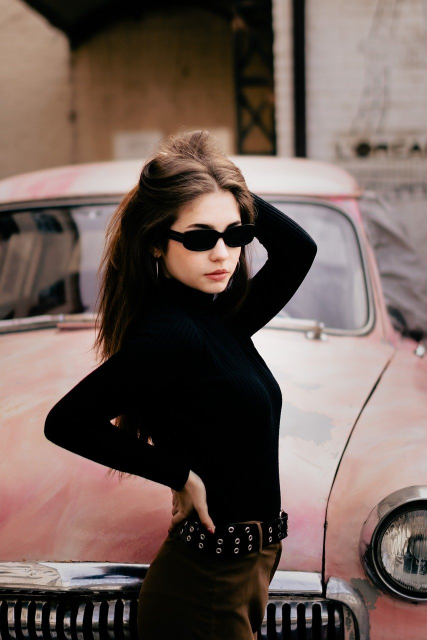
#> input picture images/woman.jpg, 853 x 1280 px (shown at 1/2 size)
$ python 04_RGB_color_channels.py
#> lines starting #> are read from the running program, lines starting #| are printed output that depends on the picture
import cv2 as cv
import numpy as np
import matplotlib.pyplot as plt
import os

def pureColors():
    # Create a 100x100 array filled with zeros (black pixel values)
    zeros = np.zeros((100, 100))

    # Create a 100x100 array filled with ones (will later become white when multiplied by 255)
    ones = np.ones((100, 100))

    # Create a solid blue image: (Blue channel = 255, Green = 0, Red = 0)
    bImg = cv.merge((zeros, zeros, 255 * ones))

    # Create a solid green image: (Blue = 0, Green = 255, Red = 0)
    gImg = cv.merge((zeros, 255 * ones, zeros))

    # Create a solid red image: (Blue = 0, Green = 0, Red = 255)
    rImg = cv.merge((255 * ones, zeros, zeros))

    # Create a black image: (Blue = 0, Green = 0, Red = 0)
    blackImg = cv.merge((zeros, zeros, zeros))

    # Create a white image: (Blue = 255, Green = 255, Red = 255)
    whiteImg = cv.merge((255 * ones, 255 * ones, 255 * ones))

    # Start plotting the images in a single figure
    plt.figure()

    # Show the blue image
    plt.subplot(231)  # Position: row 2, col 3, index 1
    plt.imshow(bImg.astype(np.uint8))  # Convert to integer values for display
    plt.title("Blue")

    # Show the green image
    plt.subplot(232)
    plt.imshow(gImg.astype(np.uint8))
    plt.title("Green")

    # Show the red image
    plt.subplot(233)
    plt.imshow(rImg.astype(np.uint8))
    plt.title("Red")

    # Show the black image
    plt.subplot(234)
    plt.imshow(blackImg.astype(np.uint8))
    plt.title("Black")

    # Show the white image
    plt.subplot(235)
    plt.imshow(whiteImg.astype(np.uint8))
    plt.title("White")

    # Display all the images together
    plt.show()
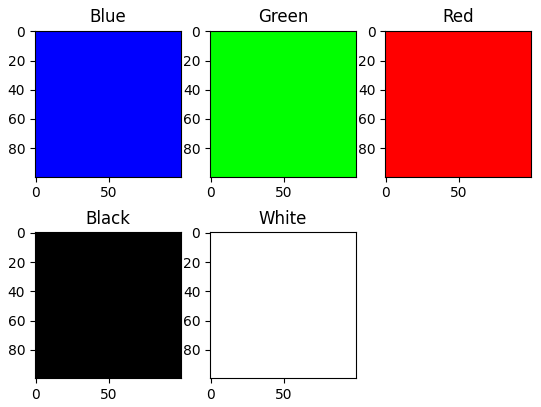
#> figure drawn by matplotlib, 5 panels


def bgrChannelGrayScale():
    # Get the current working directory (folder where this script is running)
    root = os.getcwd()

    # Create the full path to the image file (images/woman.jpg inside the current folder)
    imgPath = os.path.join(root, 'images/woman.jpg')

    # Read the image using OpenCV (this loads it in BGR color format by default)
    img = cv.imread(imgPath)
#> img is the input picture: shape (1280, 853, 3); mean B, G, R 86.4, 92.6, 109.5

    # Split the image into its three color channels: Blue, Green, and Red
    # Each channel is a grayscale image showing the intensity of that color
    b, g, r = cv.split(img)

    # If we wanted to create a zero-filled channel (completely black),
    # we could use this (currently commented out):
    # zeros = np.zeros_like(b)

    # Start a new figure for displaying the results
    plt.figure()

    # Show the Blue channel in grayscale
    plt.subplot(131)               # 1 row, 3 columns, first image
    plt.imshow(b, cmap='gray')     # Show as black & white image
    plt.title("Blue Channel")

    # Show the Green channel in grayscale
    plt.subplot(132)               # Second image in the row
    plt.imshow(g, cmap='gray')
    plt.title("Green Channel")

    # Show the Red channel in grayscale
    plt.subplot(133)               # Third image in the row
    plt.imshow(r, cmap='gray')
    plt.title("Red Channel")

    # Display all the subplots
    plt.show()


def bgrChannelColor():
    # Get the current working directory (where this script is running)
    root = os.getcwd()

    # Create the full file path to the image "images/sky.jpg"
    imgPath = os.path.join(root, 'images/sky.jpg')

    # Read the image using OpenCV (loads it in BGR format: Blue, Green, Red)
    img = cv.imread(imgPath)
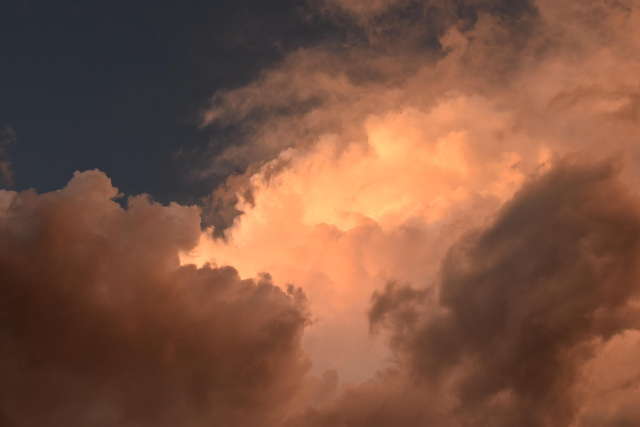
#> input picture images/sky.jpg, 1280 x 853 px (shown at 1/2 size)
#> img is the input picture: shape (853, 1280, 3); mean B, G, R 64.4, 83.8, 125

    # Split the image into its three color channels
    # b = Blue channel, g = Green channel, r = Red channel
    b, g, r = cv.split(img)
#> b: shape (853, 1280)
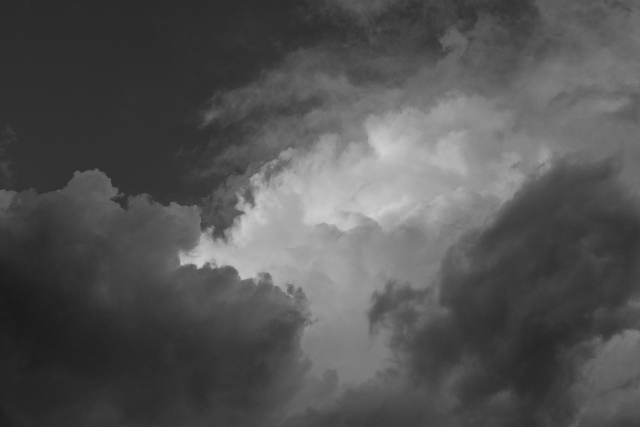
#> g: shape (853, 1280) (shown at 1/2 size); min 25, max 209, mean 83.8
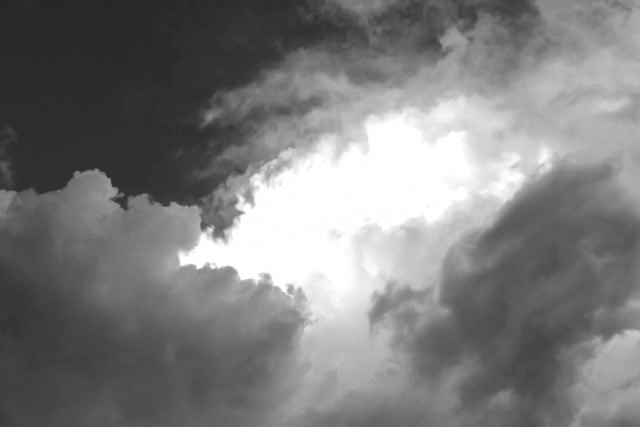
#> r: shape (853, 1280) (shown at 1/2 size); min 36, max 255, mean 125

    # Create a zero-filled array (completely black) with the same size as one channel
    zeros = np.zeros_like(b)

    # Create an image showing only the Blue channel in color
    # Blue stays as it is, Green and Red channels are set to 0 (black)
    bImg = cv.merge((b, zeros, zeros))
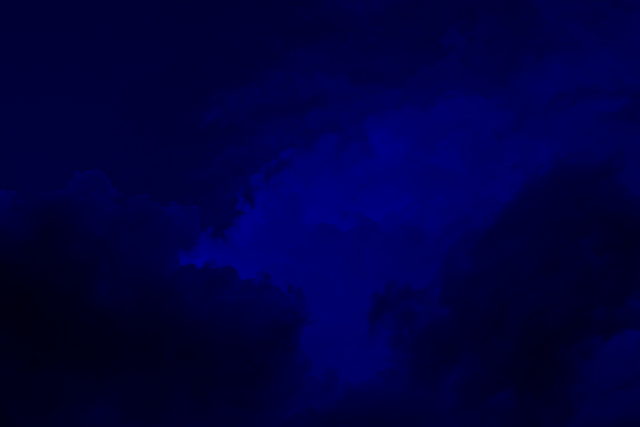
#> bImg: shape (853, 1280, 3) (shown at 1/2 size); mean of channels 0, 1, 2 64.4, 0, 0; drawn as B, G, R

    # Create an image showing only the Green channel in color
    gImg = cv.merge((zeros, g, zeros))
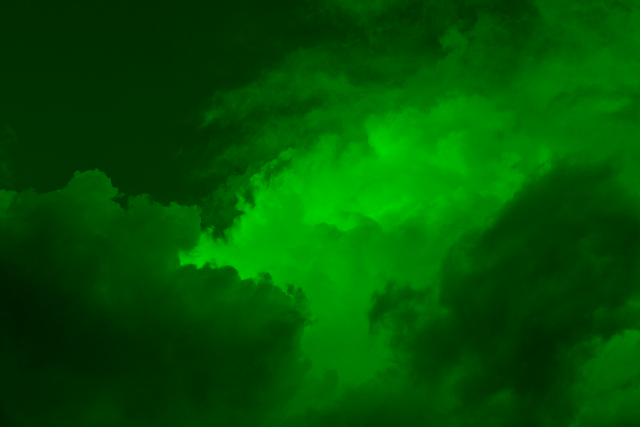
#> gImg: shape (853, 1280, 3) (shown at 1/2 size); mean of channels 0, 1, 2 0, 83.8, 0; drawn as B, G, R

    # Create an image showing only the Red channel in color
    rImg = cv.merge((zeros, zeros, r))
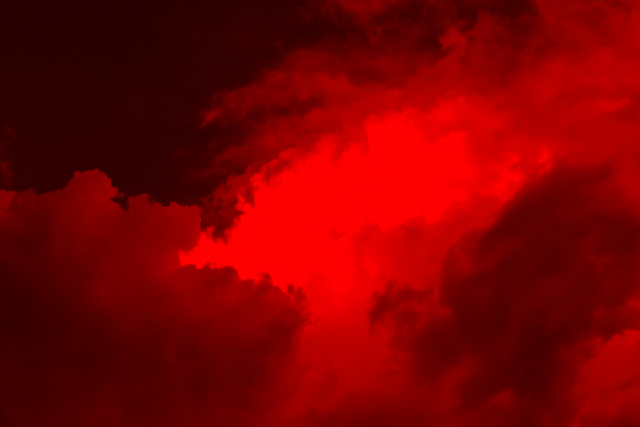
#> rImg: shape (853, 1280, 3) (shown at 1/2 size); mean of channels 0, 1, 2 0, 0, 125; drawn as B, G, R

    # Start plotting the images
    plt.figure()

    # Show the Blue channel image
    plt.subplot(131)               # 1 row, 3 columns, first position
    plt.imshow(bImg)
    plt.title("Blue Channel")

    # Show the Green channel image
    plt.subplot(132)               # Second position
    plt.imshow(gImg)
    plt.title("Green Channel")

    # Show the Red channel image
    plt.subplot(133)               # Third position
    plt.imshow(rImg)
    plt.title("Red Channel")

    # Display all three images
    plt.show()


if __name__ == '__main__':
    pureColors()
    bgrChannelGrayScale()
    bgrChannelColor()
